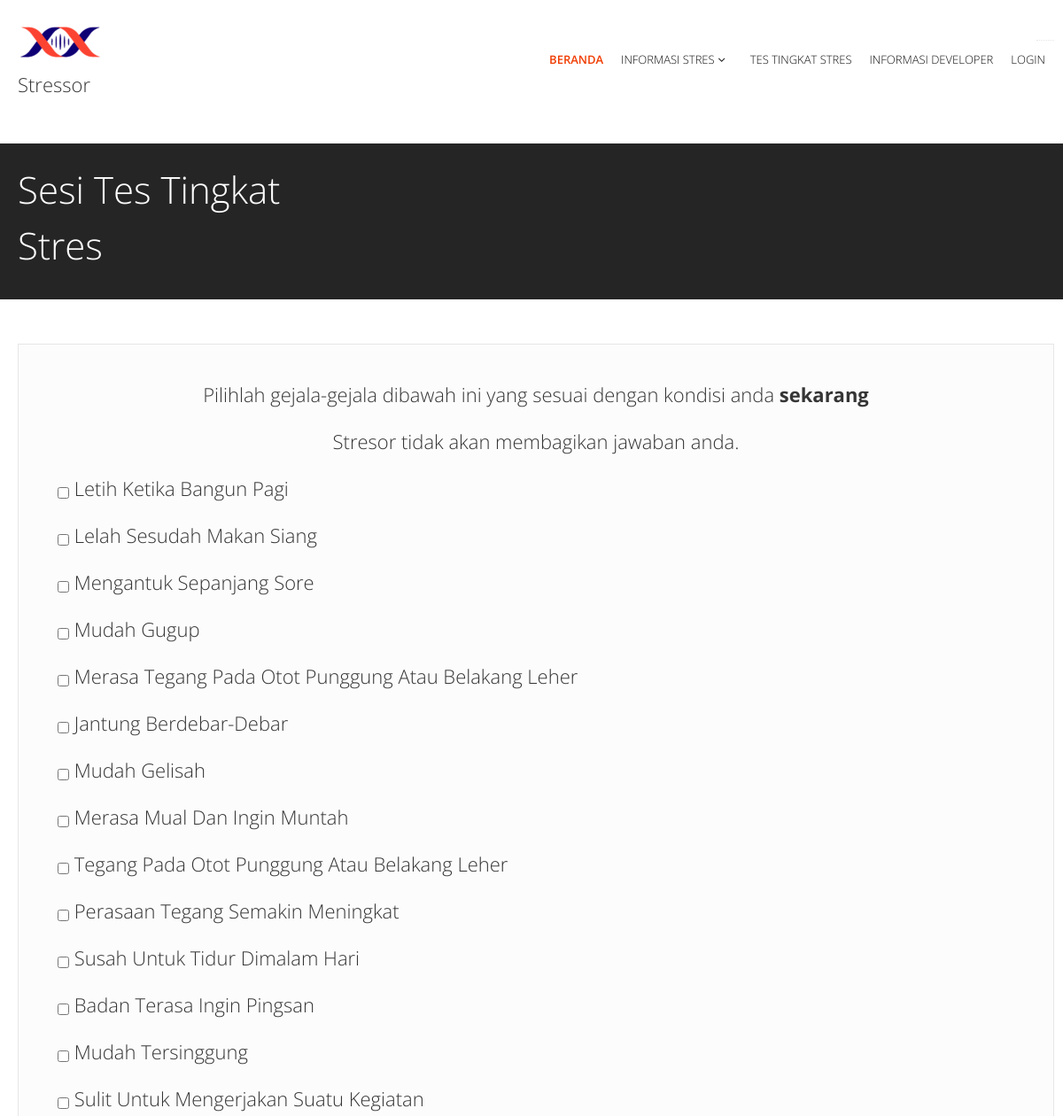
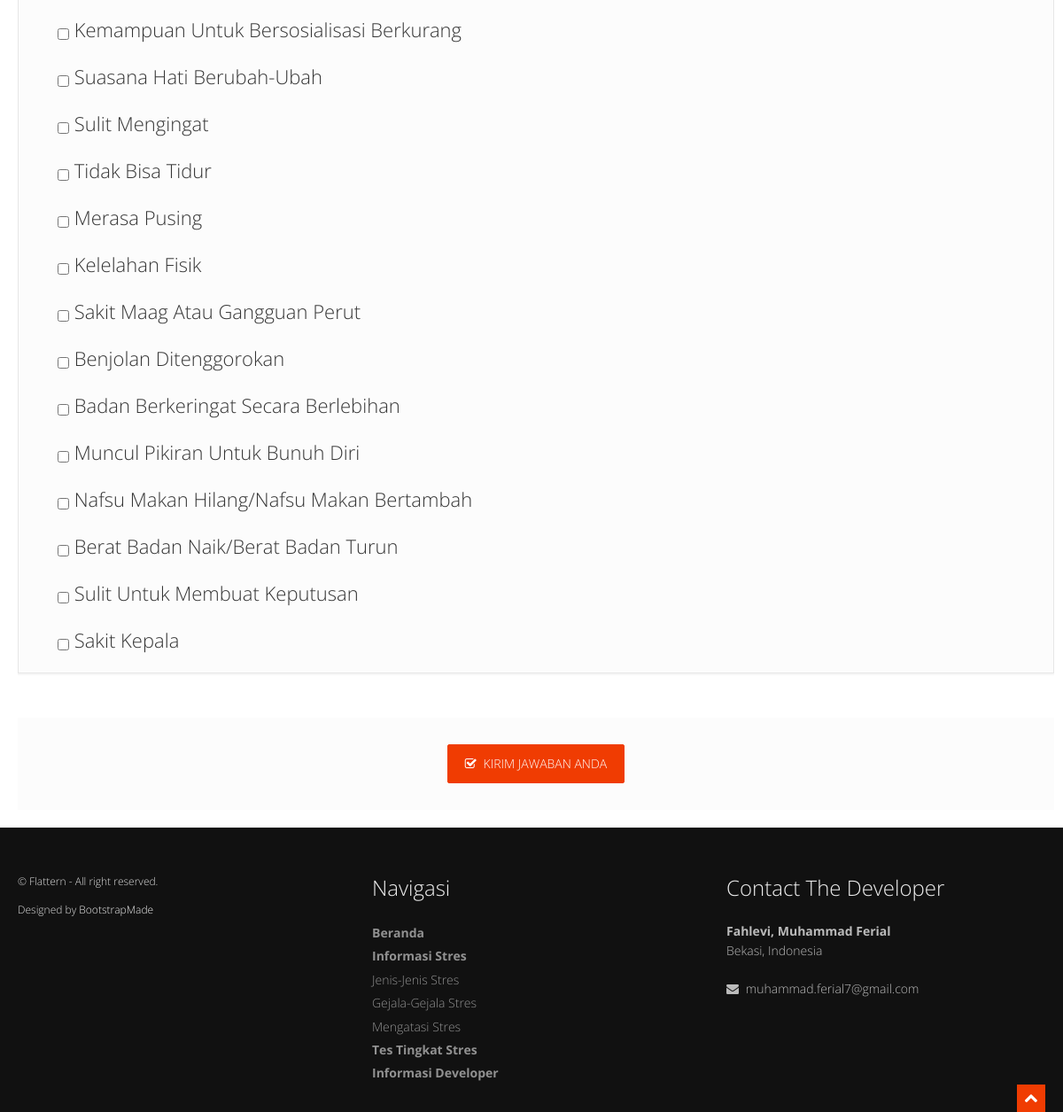
Screenshot of /index.php/test/start_test with the database file from the repository (2 pictures, top to bottom).
### tables this page shows
CREATE TABLE `tb_pertanyaan` (
  `kode_pertanyaan` varchar(3) NOT NULL,
  `pertanyaan` varchar(100) NOT NULL,
  `s1` varchar(1) NOT NULL,
  `s2` varchar(1) NOT NULL,
  `s3` varchar(1) NOT NULL,
  `s4` varchar(1) NOT NULL,
  `nilai_cf` double NOT NULL
);

### application/controllers/Test.php (called while the page is built, shortened)
<?php
class test extends CI_Controller {
	public function __construct(){
		$this->load->view('template/assets');
		$this->load->model('nilai_model');
	}
	function start_test(){
		$data['tb_pertanyaan'] = $this->nilai_model->show_pertanyaan();
		$this->load->view('template/header');
		$this->load->view('test/session_page', $data);
		$this->load->view('template/footer');
	}
}

### index.php (called while the page is built, shortened)
<?php
require_once BASEPATH.'core/CodeIgniter.php';

### application/models/nilai_model.php (called while the page is built, shortened)
<?php
class nilai_model extends CI_Model {
	function show_pertanyaan(){
		return $this->db->get('tb_pertanyaan');
	}
}

### application/views/test/session_page.php (the view, shortened to what this page needs)
<!DOCTYPE html>
<html>
<head>
</head>
<body>
<section id="inner-headline">
  <div class="container">
    <div class="row">
      <div class="span4">
        <div class="inner-heading">
          <h2>Sesi Tes Tingkat Stres</h2>
        </div>
      </div>
    </div>
  </div>
</section>
<form action="<?php echo base_url('test/second_test'); ?>" method="post">
  <section id="content">
    <div class="container">
      <div class="row">
        <div class="span12">
          <div class="pricing-box-alt">
            <div class="pricing-heading">
              <h6>Pilihlah gejala-gejala dibawah ini yang sesuai dengan kondisi anda <strong>sekarang</strong></h6>
              <h6>Stresor tidak akan membagikan jawaban anda.</h6>
            </div>
            <?php foreach($tb_pertanyaan->result() as $row): ?>
            <fieldset id="<?php echo $row->kode_pertanyaan; ?>">
              <h6 style="text-indent :2em;">
                <input type="checkbox" name="kode_pertanyaan[<?php echo $row->kode_pertanyaan; ?>]" value="<?php echo $row->pertanyaan; ?>"> <?php echo $row->pertanyaan; ?><br>
              </h6>
            </fieldset>
            <?php endforeach;?>
          </div>
        </div>
      </div>
      <div class="pricing-action">
        <a class="btn btn-large btn-theme margintop10" href="#mySignup" data-toggle="modal"><i class="icon-check"></i> Kirim Jawaban Anda</a>
      </div>
    </div>
  </section>
</form>
</body>
</html>

### application/views/template/assets.php (shortened to what this page needs)
<link href="<?php echo base_url();?>assets/css/bootstrap.css" rel="stylesheet" />
<link href="<?php echo base_url();?>assets/css/bootstrap-responsive.css" rel="stylesheet" />
<link href="<?php echo base_url();?>assets/css/fancybox/jquery.fancybox.css" rel="stylesheet">
<link href="<?php echo base_url();?>assets/css/jcarousel.css" rel="stylesheet" />
<link href="<?php echo base_url();?>assets/css/flexslider.css" rel="stylesheet" />
<link href="<?php echo base_url();?>assets/css/style.css" rel="stylesheet" />
<link href="<?php echo base_url();?>assets/skins/default.css" rel="stylesheet" />

### application/views/template/header.php (shortened to what this page needs)
<!DOCTYPE html>
<html lang="en">
<head>
</head>
<body>
  <div id="wrapper">
    <header>
      <div class="container ">
        <div class="row nomargin">
          <div class="span12">
            <div class="headnav">
            </div>
          </div>
        </div>
        <div class="row">
          <div class="span4">
            <div class="logo">
              <a href="<?php echo base_url();?>"><img src="<?php echo base_url();?>assets/img/logo.png" alt="" class="logo" /></a>
              <h6>Stressor</h6>
            </div>
          </div>
          <div class="span8">
            <div class="navbar navbar-static-top">
              <div class="navigation">
                <nav>
                  <ul class="nav topnav">
                    <li class="dropdown active">
                      <a href="<?php echo base_url();?>">BERANDA</a>
                    </li>
                    <li class="dropdown">
                      <a href="<?php echo base_url('home/info');?>">INFORMASI STRES<i class="icon-angle-down"></i></a>
                    </li>
                    <li>
                      <a href="<?php echo base_url('test');?>">TES TINGKAT STRES</a>
                    </li>
                    <li>
                      <a href="<?php echo base_url('home/develop');?>">INFORMASI DEVELOPER</a>
                    </li>
                    <li>
                      <a href="#mySignup" data-toggle="modal">LOGIN</a>
                    </li>
                  </ul>
                </nav>
              </div>
            </div>
          </div>
        </div>
      </div>
    </header>

### application/views/template/footer.php (shortened to what this page needs)
<footer>
      <div class="container">
        <div class="row">
          <div class="span4">
            <div class="copyright">
                <p>
                  <span>&copy; Flattern - All right reserved.</span>
                </p>
                <div class="credits">
                  Designed by <a href="https://bootstrapmade.com/">BootstrapMade</a>
                </div>
              </div>
          </div>
          <div class="span4">
            <div class="widget">
              <h5 class="widgetheading">Navigasi</h5>
              <ul class="link-list">
                <li><strong><a href="<?php echo base_url();?>">Beranda</a></strong></li>
                <li><strong><a href="<?php echo base_url('home/info');?>">Informasi Stres</a></strong></li>
                <li><a href="<?php echo base_url('home/cat/1');?>">Jenis-Jenis Stres</a></li>
                <li><a href="<?php echo base_url('home/cat/2');?>">Gejala-Gejala Stres</a></li>
                <li><a href="<?php echo base_url('home/cat/3');?>">Mengatasi Stres</a></li>
                <li><strong><a href="<?php echo base_url('test');?>">Tes Tingkat Stres</a></strong></li>
                <li><strong><a href="<?php echo base_url('home/develop');?>">Informasi Developer</a></strong></li>
              </ul>
            </div>
          </div>
          <div class="span4">
            <div class="widget">
              <h5 class="widgetheading">Contact The Developer</h5>
              <address>
								<strong>Fahlevi, Muhammad Ferial</strong><br>
								 Bekasi, Indonesia<br>
					 		</address>
              <p>
                <i class="icon-envelope-alt"></i> muhammad.ferial7@gmail.com
              </p>
            </div>
          </div>
        </div>
      </div>
    </footer>
  </div>
  <a href="#" class="scrollup"><i class="icon-chevron-up icon-square icon-32 active"></i></a>
</body>
</html>

### assets/css/style.css (style rules this page uses)
body { font-family: 'Open Sans', Arial, sans-serif; font-size: 14px; font-weight: 300; line-height: 1.6em; color: #656565; }
.container { padding: 0 20px 0 20px; position: relative; }
#wrapper { width: 100%; margin: 0; padding: 0; }
.row, .row-fluid { margin-bottom: 30px; }
.row.nomargin, .row-fluid.nomargin { margin-bottom: 0; }
header { background: #fff; margin: 0; padding: 0; position: relative; }
header .logo { margin: -10px 0 0 0; float: left; }
header .logo img { margin-bottom: 10px; }
.headnav { float: right; margin: 35px 0 0 0; border-bottom: 1px dotted #e6e6e6; }
@media (min-width: 768px) { header .navigation { float: right; } }
header ul.nav li { border: none; margin: 0; }
header ul.nav li a { font-size: 12px; border: none; font-weight: 300; text-transform: uppercase; }
.navbar .nav>li>a { color: #111; text-shadow: none; }
.navbar .nav>.active>a, .navbar .nav>.active>a:hover { background: none; font-weight: 600; }
ul.nav li.dropdown a { z-index: 1000; display: block; }
#content { position: relative; background: #fff; padding: 50px 0 0 0; }
#inner-headline { background: #252525; position: relative; margin: 0; padding: 0; color: #fefefe; }
#inner-headline .inner-heading h2 { color: #fff; margin: 20px 0 0 0; }
ul.link-list { margin: 0; padding: 0; list-style: none; }
ul.link-list li { margin: 0; padding: 2px 0 2px 0; list-style: none; }
footer ul.link-list li a { color: #919191; }
.widgetheading { width: 100%; padding: 0; }
footer .widgetheading { position: relative; }
.pricing-action { margin: 0; background: #fcfcfc; text-align: center; padding: 20px 0 30px 0; }
.pricing-box-alt { border: 1px solid #e6e6e6; background: #fcfcfc; position: relative; margin: 0 0 20px 0; padding: 0; -webkit-box-shadow: 0 2px 0 rgba(0, 0, 0, 0.03); -moz-box-shadow: 0 2px 0 rgba(0, 0, 0, 0.03); box-shadow: 0 2px 0 rgba(0, 0, 0, 0.03); -webkit-box-sizing: border-box; -moz-box-sizing: border-box; box-sizing: border-box; }
.pricing-box-alt .pricing-heading { background: #fcfcfc; text-align: center; padding: 40px 0 0px 0; display: block; }
footer { background: #111; padding: 50px 0 0 0; color: #bbb; }
footer a { color: #eee; }
footer h1, footer h2, footer h3, footer h4, footer h5, footer h6 { color: #eee; }
footer address { line-height: 1.6em; }
.copyright { text-align: left; font-size: 12px; color: #ddd; }
.scrollup { position: fixed; width: 32px; height: 32px; bottom: 0px; right: 20px; }
a.scrollup { outline: 0; }
.margintop10 { margin-top: 10px; }

### assets/skins/default.css (style rules this page uses)
a, a:hover,a:focus,a:active, footer a.text-link:hover, strike, footer ul.link-list li a:hover, .post-meta span a:hover, footer a.text-link, ul.meta-post li a:hover, ul.cat li a:hover, ul.recent li h6 a:hover, ul.portfolio-categ li.active a, ul.portfolio-categ li.active a:hover, ul.portfolio-categ li a:hover,ul.related-post li h4 a:hover, span.highlight,article .post-heading h3 a:hover, .navbar .nav > .active > a,.navbar .nav > .active > a:hover,.navbar .nav > li > a:hover,.navbar .nav > li > a:focus,.navbar .nav > .active > a:focus, .validation { color:#F03C02; }
.btn-theme { border:1px solid #F03C02; background: #F03C02; }
[class^="icon-"].active, [class*=" icon-"].active { background-color: #F03C02; }

### rows the page displays
tb_pertanyaan: pertanyaan "Letih Ketika Bangun Pagi"
tb_pertanyaan: pertanyaan "Lelah Sesudah Makan Siang"
tb_pertanyaan: pertanyaan "Mengantuk Sepanjang Sore"
tb_pertanyaan: pertanyaan "Mudah Gugup"
tb_pertanyaan: pertanyaan "Merasa Tegang Pada Otot Punggung Atau Belakang Leher"
tb_pertanyaan: pertanyaan "Jantung Berdebar-Debar"
tb_pertanyaan: pertanyaan "Mudah Gelisah"
tb_pertanyaan: pertanyaan "Merasa Mual Dan Ingin Muntah"
tb_pertanyaan: pertanyaan "Tegang Pada Otot Punggung Atau Belakang Leher"
tb_pertanyaan: pertanyaan "Perasaan Tegang Semakin Meningkat"
tb_pertanyaan: pertanyaan "Susah Untuk Tidur Dimalam Hari"
tb_pertanyaan: pertanyaan "Badan Terasa Ingin Pingsan"
tb_pertanyaan: pertanyaan "Mudah Tersinggung"
tb_pertanyaan: pertanyaan "Sulit Untuk Mengerjakan Suatu Kegiatan"
tb_pertanyaan: pertanyaan "Kemampuan Untuk Bersosialisasi Berkurang"
tb_pertanyaan: pertanyaan "Suasana Hati Berubah-Ubah"
tb_pertanyaan: pertanyaan "Sulit Mengingat"
tb_pertanyaan: pertanyaan "Tidak Bisa Tidur"
tb_pertanyaan: pertanyaan "Merasa Pusing"
tb_pertanyaan: pertanyaan "Kelelahan Fisik"
tb_pertanyaan: pertanyaan "Sakit Maag Atau Gangguan Perut"
tb_pertanyaan: pertanyaan "Benjolan Ditenggorokan"
tb_pertanyaan: pertanyaan "Badan Berkeringat Secara Berlebihan"
tb_pertanyaan: pertanyaan "Muncul Pikiran Untuk Bunuh Diri"
tb_pertanyaan: pertanyaan "Nafsu Makan Hilang/Nafsu Makan Bertambah"
tb_pertanyaan: pertanyaan "Berat Badan Naik/Berat Badan Turun"
tb_pertanyaan: pertanyaan "Sulit Untuk Membuat Keputusan"
tb_pertanyaan: pertanyaan "Sakit Kepala"
